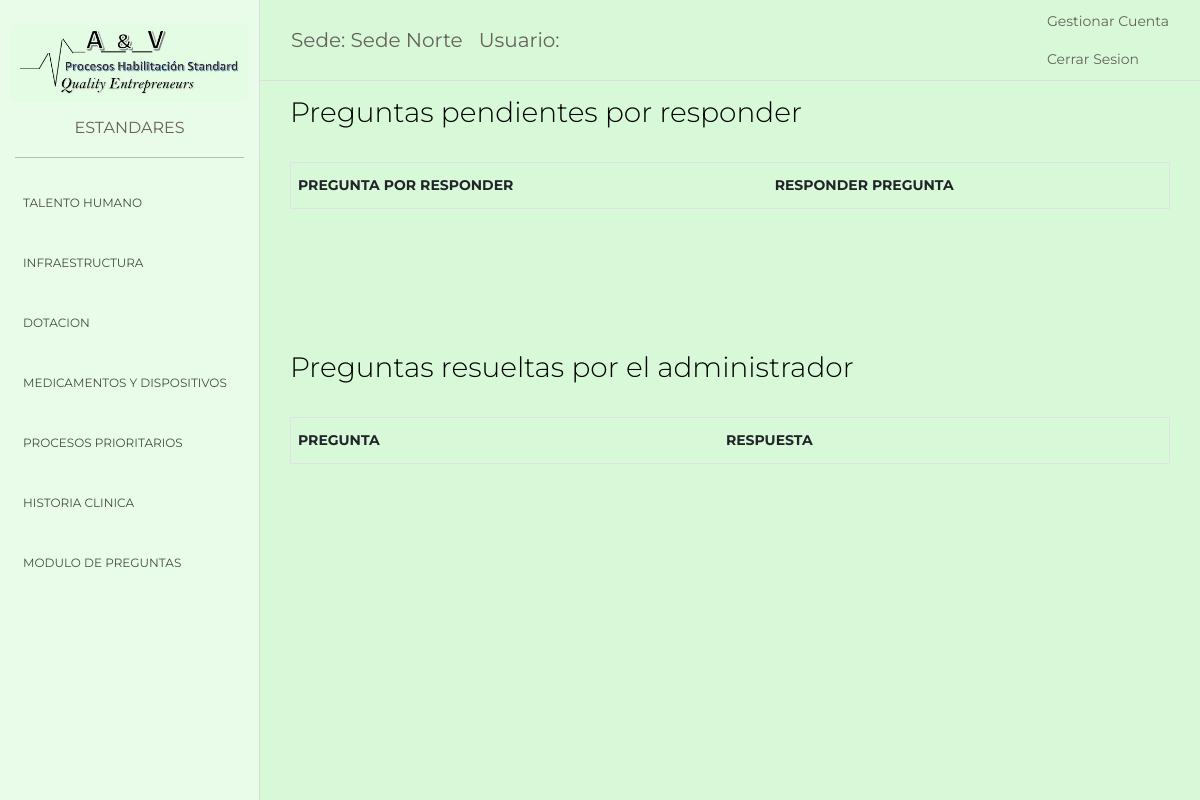
Page /misPreguntas.php?sede=Sede Norte (signed in) on the earlier database version.
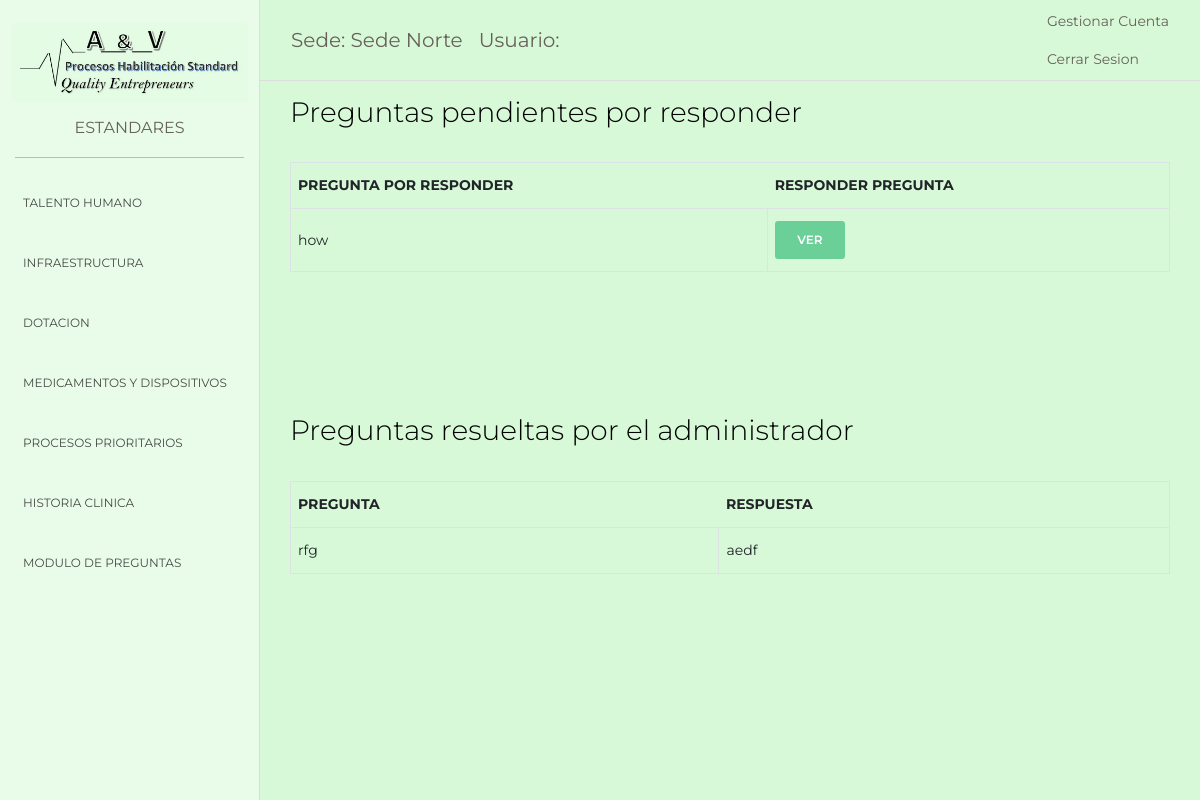
Same page on the later database version.
### tables this page shows
CREATE TABLE `pregunta` (
  `id` int(11) NOT NULL,
  `id_Usuario` int(11) NOT NULL,
  `id_Sede` int(11) NOT NULL,
  `usuario_origen` int(11) NOT NULL,
  `usuario_destino` int(11) DEFAULT NULL,
  `pregunta` text DEFAULT NULL
);

### misPreguntas.php (the view, shortened to what the changed rows need)
<?php
include './app/db/conexion.php';
$sedeSelecc = $_GET['sede'];
$sql = "SELECT id FROM sede WHERE nombre='$sedeSelecc'";
$result = mysqli_query($conn, $sql);
while ($row = $result->fetch_assoc()) {
    $sedeId = $row['id'];
}
$actual = $_GET['actual'];
if ($actual != 'admin') {
    $consulta1 = "SELECT id, pregunta
    FROM pregunta
    where id_Usuario='$actual' AND id_Sede='$sedeId' AND usuario_origen='admin' AND usuario_destino='$actual'";
    $envio = mysqli_query($conn, $consulta1);
    $consulta2 = "SELECT pregunta, respuesta
    FROM respuesta
    where id_Usuario='$actual' AND id_Sede='$sedeId' AND usuario_origen='$actual' AND usuario_destino='admin'";
    $envio2 = mysqli_query($conn, $consulta2);
?>
    <!doctype html>
    <html lang="en">
    <head>
        <link href="https://maxcdn.bootstrapcdn.com/font-awesome/latest/css/font-awesome.min.css" rel="stylesheet">
        <link href="./app/css/bootstrap.min.css" rel="stylesheet" />
        <link href="./app/css/paper-dashboard.css?v=2.0.1" rel="stylesheet" />
        <link href="./app/css/index.css" rel="stylesheet" />
        <link href="./app/demo/demo.css" rel="stylesheet" />
    </head>
    <body class="">
        <div class="wrapper ">
            <div class="main-panel" style="height: 100%;">
                <div class="content">
                    <div class="row">
                        <div class="col-md-12">
                            <div class="tadm">
                                <table class="table table-bordered">
                                    <thead>
                                        <tr>
                                            <th scope="col">Pregunta por responder</th>
                                            <th scope="col">Responder Pregunta</th>
                                        </tr>
                                    </thead>
                                    <tbody>
                                        <?php
                                        while ($row = $envio->fetch_assoc()) {
                                            $pregunta = $row['pregunta'];
                                        ?>
                                            <tr>
                                                <td><?php echo $pregunta ?></td>
                                                <form method="POST" action="resolverPregunta.php?sedeSel=<?php echo $sedeSelecc ?>&actual=<?php echo $actual ?>">
                                                    <td>
                                                        <button type="submit" class="btn btn-success">Ver</button>
                                                    </td>
                                                </form>
                                            </tr>
                                        <?php
                                        }
                                        ?>
                                    </tbody>
                                </table>
                            </div>
                        </div>
                    </div>
                </div>
                <div class="content">
                    <div class="row">
                        <div class="col-md-12">
                            <div class="tadm">
                                <table class="table table-bordered">
                                    <thead>
                                        <tr>
                                            <th scope="col">Pregunta</th>
                                            <th scope="col">Respuesta</th>
                                        </tr>
                                    </thead>
                                    <tbody>
                                        <?php
                                        while ($row2 = $envio2->fetch_assoc()) {
                                            $pregunta = $row2['pregunta'];
                                            $respuesta = $row2['respuesta'];
                                        ?>
                                            <tr>
                                                <td><?php echo $pregunta ?></td>
                                                <td><?php echo $respuesta ?></td>
                                            </tr>
                                        <?php
                                        }
                                        ?>
                                    </tbody>
                                </table>
                            </div>
                        </div>
                    </div>
                </div>
            </div>
    </body>
    </html>
<?php
}
?>

Differences in the rows shown:
added pregunta: pregunta "how"
Other differences:
new list line: "rfg aedf"
